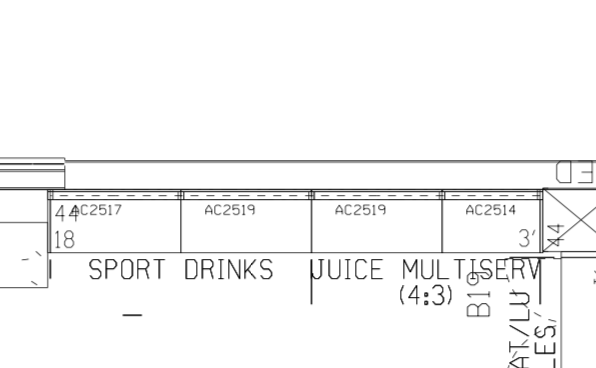
#> input picture Text_Extraction_ML/images/b19.jpeg, 596 x 368 px, found by its file name
$ jupyter execute --allow-errors Final-Recog-Extract-Text.py.ipynb   (shell and % lines are left out)
#> lines starting #> are read from the running program, lines starting #| are printed output that depends on the picture; after the words box and inside, x2 and y2 are one past the last pixel; in counts of white or black regions, pixels touching at a corner belong together
[cell 1]
import cv2
from pdf2image import convert_from_path
import matplotlib.pyplot as plt
import numpy as np
import pytesseract
from pytesseract import Output
import re

[cell 2]
def display_img(image):
    fig = plt.figure(figsize=(20,16))
    ax = fig.add_subplot(111)
    ax.imshow(image, cmap="gray")

image = cv2.imread('b19.jpeg')
#> image is the input picture: shape (368, 596, 3); min 3, max 255, mean 246.6
display_img(image)
gray = cv2.cvtColor(image,cv2.COLOR_BGR2GRAY)
thresh = cv2.threshold(gray, 0, 255, cv2.THRESH_BINARY_INV + cv2.THRESH_OTSU)[1]
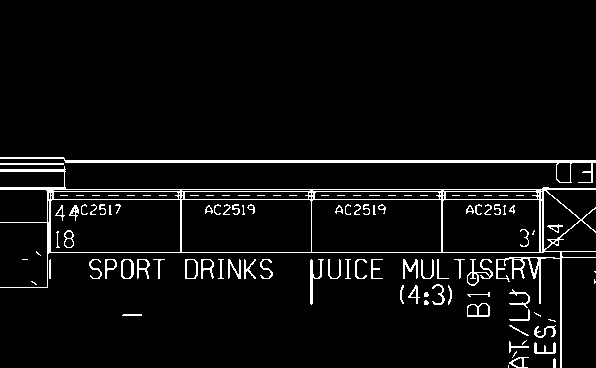
#> thresh: shape (368, 596); 4.9% white in thin lines or dots, all inside (x1, y1, x2, y2) = (0, 157, 596, 368)

# Remove horizontal
horizontal_kernel = cv2.getStructuringElement(cv2.MORPH_RECT, (10,1))
detected_lines = cv2.morphologyEx(thresh, cv2.MORPH_OPEN, horizontal_kernel, iterations=2)
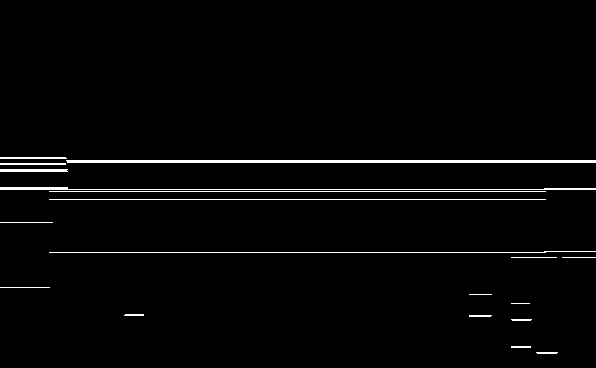
#> detected_lines: shape (368, 596); 2.2% white in thin lines or dots, all inside (x1, y1, x2, y2) = (0, 157, 596, 354)
cnts = cv2.findContours(detected_lines, cv2.RETR_EXTERNAL, cv2.CHAIN_APPROX_SIMPLE)
#> cnts = 19 contours, 12 with area under 20; largest, box (x1, y1, x2, y2) and area: (66, 160, 596, 163) 1056, (0, 187, 596, 190) 186, (0, 169, 68, 172) 133, (0, 157, 67, 159) 66, (0, 163, 66, 165) 65, (469, 315, 492, 317) 22, (536, 352, 558, 354) 20
cnts = cnts[0] if len(cnts) == 2 else cnts[1]
for c in cnts:
    cv2.drawContours(image, [c], -1, (255,255,255), 2)
#> this loop made 19 passes
#> c on passes 1, 2, 3, 4, 5, 6, 7, 8, 9, 10, 12, 13: [[536, 352], [537, 353], [556, 353], [557, 352]], [[511, 346], [511, 347], [530, 347], [530, 346]], [[511, 319], [512, 320], [530, 320], [531, 319]], [[469, 315], [469, 316], [490, 316], [491, 315]], [[125, 314], [124, 315], [143, 315], [143, 314]], [[511, 303], [529, 303]], [[469, 294], [491, 294]], [[0, 287], [49, 287]], [[562, 257], [595, 257]], [[511, 257], [556, 257]], [[0, 222], [52, 222]], [[49, 199], [545, 199]]
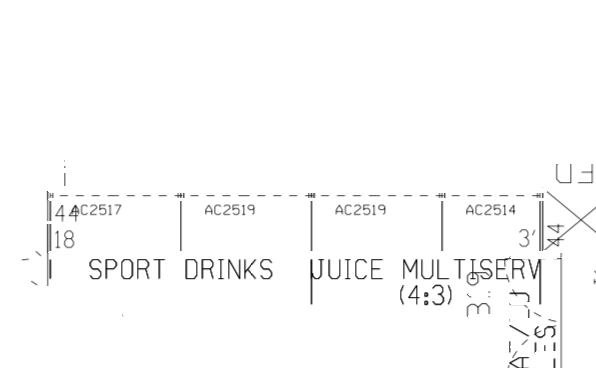
#> image: shape (368, 596, 3); 4.05% of pixels changed, all inside (x1, y1, x2, y2) = (0, 157, 596, 355)

# Remove vertical
vertical_kernel = cv2.getStructuringElement(cv2.MORPH_RECT, (1,15))
#> vertical_kernel = [1, 1, 1, 1, 1, 1, 1, 1, 1, 1, 1, 1, 1, 1, 1]
detected_lines = cv2.morphologyEx(thresh, cv2.MORPH_OPEN, vertical_kernel, iterations=2)
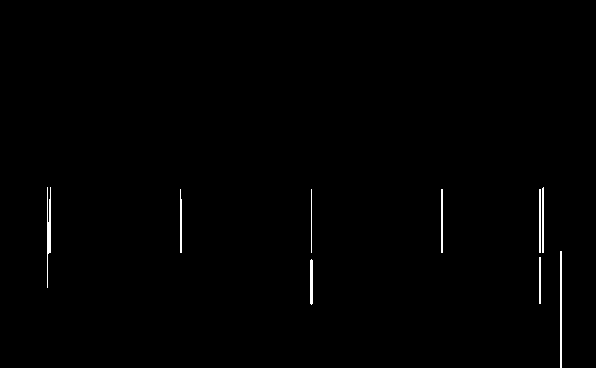
#> detected_lines: shape (368, 596); 0.59% white in thin lines or dots, all inside (x1, y1, x2, y2) = (47, 187, 562, 368)
cnts = cv2.findContours(detected_lines, cv2.RETR_EXTERNAL, cv2.CHAIN_APPROX_SIMPLE)
#> cnts = 9 contours, 1 with area under 20; largest, box (x1, y1, x2, y2) and area: (47, 187, 51, 288) 116, (560, 251, 562, 368) 116, (310, 259, 313, 305) 88, (542, 187, 544, 253) 64, (539, 189, 541, 253) 63, (441, 189, 443, 253) 63, (180, 189, 182, 253) 54, (539, 257, 541, 304) 46
cnts = cnts[0] if len(cnts) == 2 else cnts[1]
for c in cnts:
    cv2.drawContours(image, [c], -1, (255,255,255), 2)
#> this loop made 9 passes
#> c on passes 2, 3, 4, 5, 6, 8: [[539, 257], [539, 303], [540, 303], [540, 257]], [[560, 251], [560, 367], [561, 367], [561, 251]], [[539, 189], [539, 252], [540, 252], [540, 189]], [[441, 189], [441, 252], [442, 252], [442, 189]], [[311, 189], [311, 252]], [[543, 187], [542, 188], [542, 252], [543, 252]]
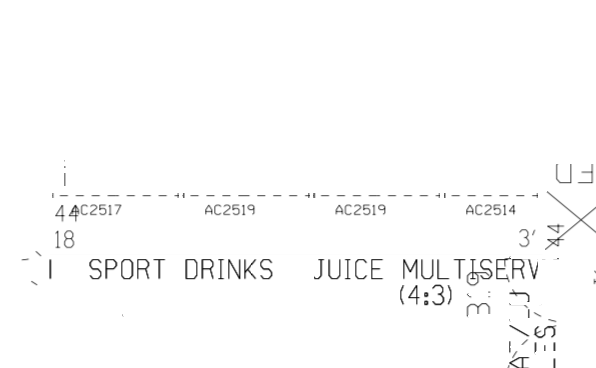
#> image: shape (368, 596, 3); 0.84% of pixels changed, all inside (x1, y1, x2, y2) = (46, 187, 563, 368)


cv2.imwrite('b19.png', image)
display_img(image)

$ run again, with Text_Extraction_ML/images/img3.jpeg copied over Text_Extraction_ML/images/b19.jpeg
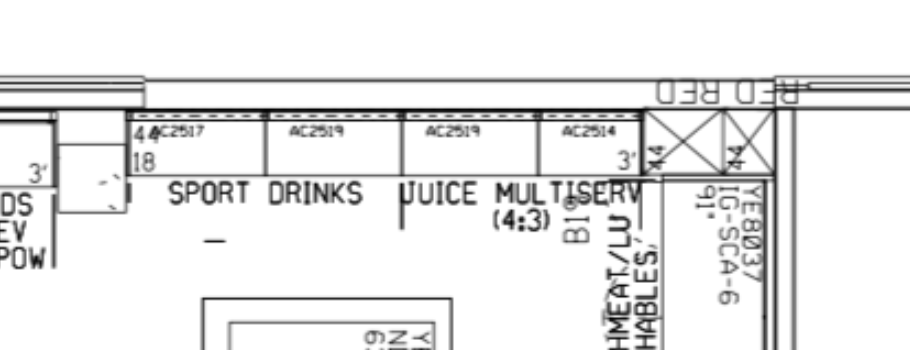
#> input picture Text_Extraction_ML/images/img3.jpeg, 910 x 350 px, found by its file name
#> image is the input picture: shape (350, 910, 3); min 1, max 255, mean 232.9
#> `thresh = cv2.threshold(gray, 0, 255, cv2.THRESH_BINARY_INV + cv2.THRES..`:
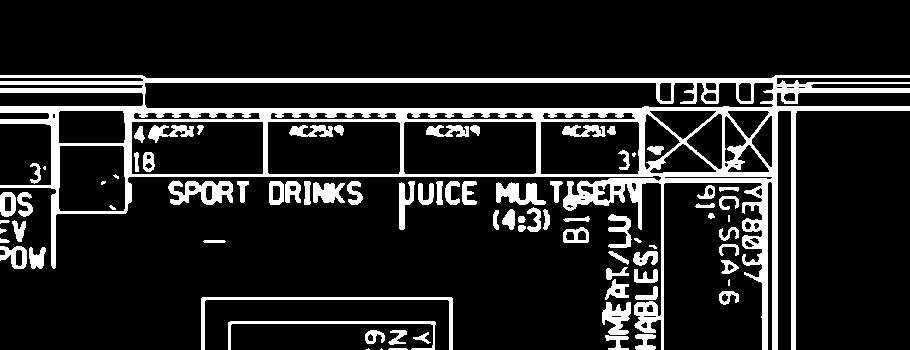
#> thresh: shape (350, 910); 14.1% white; 82 white regions (8 under 20 px), largest, box (x1, y1, x2, y2) and area: (0, 75, 910, 350) 29740, (201, 297, 453, 350) 1156, (168, 181, 233, 205) 934
#> `cnts = cv2.findContours(detected_lines, cv2.RETR_EXTERNAL, cv2.CHAIN_A..`: cnts = 69 contours, 23 with area under 20; largest, box (x1, y1, x2, y2) and area: (0, 106, 910, 114) 3710, (0, 75, 910, 85) 3538, (126, 172, 780, 177) 1554, (126, 119, 648, 122) 1042, (579, 178, 780, 186) 748
#> the loop `for c in cnts:` made 69 passes
#> c on passes 1, 2, 3, 13, 17, 18, 19, 20: [[390, 349], [409, 349]], [[610, 348], [610, 349], [630, 349], [630, 348]], [[414, 348], [413, 349], [436, 349], [436, 348]], [[638, 303], [637, 304], [658, 304], [657, 303]], [[608, 273], [608, 275], [630, 275], [630, 273]], [[745, 262], [745, 263], [769, 263], [769, 262]], [[0, 255], [0, 256], [10, 256], [11, 255]], [[0, 248], [0, 249], [10, 249], [10, 248]]
#> vertical_kernel = [1, 1, 1, 1, 1, 1, 1, 1, 1, 1, 1, 1, 1, 1, 1]
#> `cnts = cv2.findContours(detected_lines, cv2.RETR_EXTERNAL, cv2.CHAIN_A..`: cnts = 19 contours; largest, box (x1, y1, x2, y2) and area: (772, 75, 778, 350) 1307, (791, 106, 796, 350) 972, (51, 106, 60, 269) 951, (762, 178, 768, 350) 854, (124, 106, 132, 214) 530
#> the loop `for c in cnts:` made 19 passes
#> c on passes 1, 2, 10, 11, 12, 13, 18: [[643, 334], [643, 349], [646, 349], [646, 334]], [[433, 321], [433, 349], [434, 349], [434, 321]], [[536, 108], [536, 176], [540, 176], [540, 108]], [[400, 108], [400, 176], [403, 176], [403, 108]], [[263, 108], [263, 176], [267, 176], [267, 108]], [[791, 106], [791, 349], [795, 349], [795, 106]], [[143, 76], [143, 117], [144, 117], [144, 76]]
#> after the loop `for c in cnts:`:
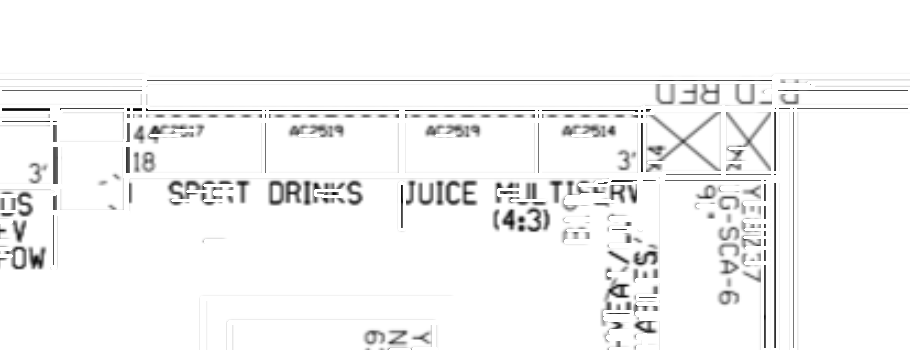
#> image: shape (350, 910, 3); min 1, max 255, mean 245.6
